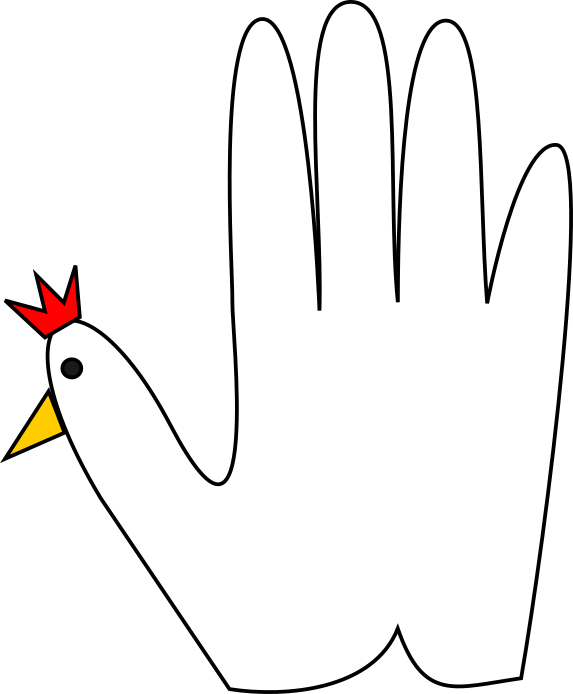
#> input picture assets/chicken_hand.png, 573 x 694 px
$ python -i _icon_atlas_postprocess.py   (imports and definitions only)
#> lines starting #> are read from the running program, lines starting #| are printed output that depends on the picture
"""Shared icon post-process + packed atlas helpers for Mahjuro asset scripts.

Used by `generate_temptation_icons.py` and `generate_boss_icons.py`: background
strip, contrast boost, content fit, downscale, then grid pack + `atlas.toml`.
"""

from __future__ import annotations

import math
from pathlib import Path

from PIL import Image, ImageEnhance, ImageOps

# Walnut, Brass & Felt — theme tokens from src/render/theme.rs (hex → RGB).
THEME_PALETTE: tuple[tuple[int, int, int], ...] = (
    (10, 8, 6),  # WALNUT_INK
    (18, 14, 11),  # WALNUT_DEEP
    (28, 22, 17),  # WALNUT_RAISED
    (42, 33, 26),  # WALNUT_SOFT
    (54, 42, 33),  # WALNUT_BRIGHT
    (245, 198, 116),  # CHAMPAGNE
    (232, 177, 74),  # GOLD
    (200, 144, 30),  # BRASS
    (138, 94, 20),  # ANTIQUE
    (244, 241, 232),  # PARCHMENT
    (184, 174, 162),  # STONE
    (99, 92, 82),  # UMBER
    (95, 212, 168),  # JADE
    (232, 90, 107),  # RUBY
    (240, 168, 72),  # AMBER
    (26, 42, 33),  # WALNUT_DEEP (legacy slot)
    (74, 107, 82),  # WALNUT_SOFT (legacy slot)
    (14, 20, 34),  # WALNUT_INK (legacy slot)
    (30, 42, 64),  # WALNUT_DEEP (legacy slot)
    (90, 110, 148),  # WALNUT_BRIGHT (legacy slot)
)

PSX_PALETTE = THEME_PALETTE  # back-compat alias


# [11 lines left out: function nearest_palette_color, not called in this run]


def estimate_corner_background_rgb(img: Image.Image) -> tuple[int, int, int]:
    """Median RGB sampled from image edge midpoints and corners."""
    rgba = img.convert("RGBA")
    w, h = rgba.size
    px = rgba.load()
    samples: list[tuple[int, int, int]] = []
    for x, y in (
        (0, 0),
        (w - 1, 0),
        (0, h - 1),
        (w - 1, h - 1),
        (w // 2, 0),
        (w // 2, h - 1),
        (0, h // 2),
        (w - 1, h // 2),
    ):
        r, g, b, a = px[x, y]
        if a >= 128:
            samples.append((r, g, b))
    if not samples:
        return (0, 0, 0)
    rs = sorted(c[0] for c in samples)
    gs = sorted(c[1] for c in samples)
    bs = sorted(c[2] for c in samples)
    mid = len(rs) // 2
    return (rs[mid], gs[mid], bs[mid])


def is_background_pixel(
    rgb: tuple[int, int, int],
    alpha: int,
    bg_rgb: tuple[int, int, int],
    *,
    channel_tolerance: int = 10,
) -> bool:
    """True for transparent pixels or colors close to the sampled backdrop."""
    if alpha < 8:
        return True
    return all(abs(c - b) <= channel_tolerance for c, b in zip(rgb, bg_rgb))


def remove_corner_background(
    img: Image.Image,
    *,
    channel_tolerance: int = 10,
    bg_rgb: tuple[int, int, int] | None = None,
) -> Image.Image:
    """Turn corner-connected backdrop pixels transparent."""
    rgba = img.convert("RGBA")
    bg = bg_rgb if bg_rgb is not None else estimate_corner_background_rgb(rgba)
    w, h = rgba.size
    pixels = rgba.load()
    visited = [[False] * w for _ in range(h)]
    stack: list[tuple[int, int]] = []

    def push_if_background(x: int, y: int) -> None:
        if x < 0 or y < 0 or x >= w or y >= h or visited[y][x]:
            return
        visited[y][x] = True
        r, g, b, a = pixels[x, y]
        if is_background_pixel(
            (r, g, b),
            a,
            bg,
            channel_tolerance=channel_tolerance,
        ):
            stack.append((x, y))

    for x in range(w):
        push_if_background(x, 0)
        push_if_background(x, h - 1)
    for y in range(h):
        push_if_background(0, y)
        push_if_background(w - 1, y)

    while stack:
        x, y = stack.pop()
        pixels[x, y] = (0, 0, 0, 0)
        for nx, ny in ((x - 1, y), (x + 1, y), (x, y - 1), (x, y + 1)):
            if 0 <= nx < w and 0 <= ny < h and not visited[ny][nx]:
                push_if_background(nx, ny)

    return rgba


def strip_low_alpha(img: Image.Image, *, alpha_cutoff: int = 16) -> Image.Image:
    """Drop nearly-transparent resize halos without touching opaque subject pixels."""
    rgba = img.convert("RGBA")
    px = rgba.load()
    for y in range(rgba.height):
        for x in range(rgba.width):
            if px[x, y][3] < alpha_cutoff:
                px[x, y] = (0, 0, 0, 0)
    return rgba


# Back-compat alias.
remove_dark_background = remove_corner_background


def content_bbox(
    img: Image.Image,
    *,
    alpha_threshold: int = 24,
) -> tuple[int, int, int, int] | None:
    """Return (left, top, right, bottom) of non-transparent pixels."""
    rgba = img.convert("RGBA")
    w, h = rgba.size
    px = rgba.load()
    min_x, min_y = w, h
    max_x, max_y = -1, -1
    for y in range(h):
        for x in range(w):
            if px[x, y][3] >= alpha_threshold:
                min_x = min(min_x, x)
                min_y = min(min_y, y)
                max_x = max(max_x, x)
                max_y = max(max_y, y)
    if max_x < min_x or max_y < min_y:
        return None
    return (min_x, min_y, max_x + 1, max_y + 1)


def fit_content_to_square(
    img: Image.Image,
    *,
    side: int,
    fill: float,
    resample: Image.Resampling = Image.Resampling.LANCZOS,
) -> Image.Image:
    """Crop to subject bbox, scale to `fill` of `side`, center on transparent square."""
    bbox = content_bbox(img)
    if bbox is None:
        return Image.new("RGBA", (side, side), (0, 0, 0, 0))
    cropped = img.crop(bbox)
    cw, ch = cropped.size
    target = max(1, int(side * fill))
    scale = target / max(cw, ch)
    new_w = max(1, int(round(cw * scale)))
    new_h = max(1, int(round(ch * scale)))
    scaled = cropped.resize((new_w, new_h), resample)
    canvas = Image.new("RGBA", (side, side), (0, 0, 0, 0))
    ox = (side - new_w) // 2
    oy = (side - new_h) // 2
    canvas.paste(scaled, (ox, oy), scaled)
    return canvas


# [15 lines left out: function snap_to_palette, not called in this run]


def boost_subject_contrast(img: Image.Image) -> Image.Image:
    """Stretch RGB contrast on opaque pixels before palette snap."""
    rgba = img.convert("RGBA")
    alpha = rgba.split()[3]
    rgb = Image.merge("RGB", rgba.split()[:3])
    bbox = content_bbox(rgba)
    if bbox is None:
        return rgba
    subject = rgb.crop(bbox)
    subject = ImageOps.autocontrast(subject, cutoff=2)
    subject = ImageEnhance.Contrast(subject).enhance(1.25)
    boosted = rgb.copy()
    boosted.paste(subject, bbox)
    out = Image.merge("RGBA", (*boosted.split(), alpha))
    return out


def icon_postprocess(
    img: Image.Image,
    *,
    cell_size: int = 128,
    work_px: int | None = None,
    content_fill: float = 0.82,
) -> Image.Image:
    """Background strip, contrast boost, content fit, smooth downscale."""
    if work_px is None:
        work_px = cell_size * 4
    rgba = remove_corner_background(img)
    rgba = boost_subject_contrast(rgba)

    side = min(rgba.width, rgba.height)
    left = (rgba.width - side) // 2
    top = (rgba.height - side) // 2
    square = rgba.crop((left, top, left + side, top + side))

    fitted = fit_content_to_square(
        square,
        side=work_px,
        fill=content_fill,
    )
    out = fitted.resize((cell_size, cell_size), Image.Resampling.LANCZOS)
    return strip_low_alpha(out)


# Back-compat alias for tests and one-off scripts.
psx_postprocess = icon_postprocess


# [73 lines left out: functions write_atlas_toml, pack_processed_icons, not called in this run]

>>> from PIL import Image
>>> picture = Image.open('../assets/chicken_hand.png')
#> picture is the input picture: PIL image 573x694 RGBA; mean R, G, B, A 243.4, 242.4, 241.8, 147.5
>>> result = icon_postprocess(picture)
#> the loop in estimate_corner_background_rgb, `for x, y in ( (0, 0), (w - 1, 0), (0, h - 1), (w - 1, h - 1), (w // 2,..` made 8 passes
#> (r, g, b, a) on passes 1 to 8: (255, 255, 255, 0), (255, 255, 255, 0), (255, 255, 255, 0), (255, 255, 255, 0), (255, 255, 255, 0), (0, 0, 0, 93), (255, 255, 255, 0), (255, 255, 255, 0)
#> after the loop in estimate_corner_background_rgb, `for x, y in (`: samples = []
#> in remove_corner_background, `bg = bg_rgb if bg_rgb is not None else estimate_corner_background_rgb(..`: bg = (0, 0, 0)
#> in icon_postprocess, `rgba = remove_corner_background(img)`:
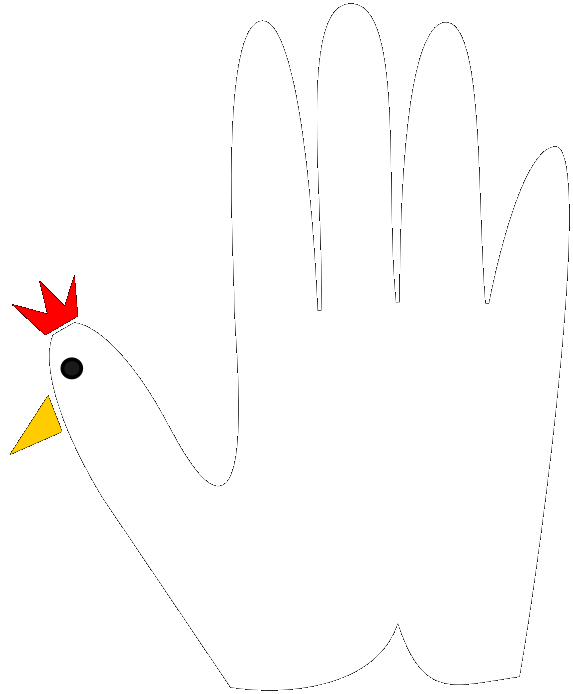
#> rgba: PIL image 573x694 RGBA; mean R, G, B, A 137.3, 136.3, 135.7, 138.8; transparent parts drawn white
#> in boost_subject_contrast, `alpha = rgba.split()[3]`:
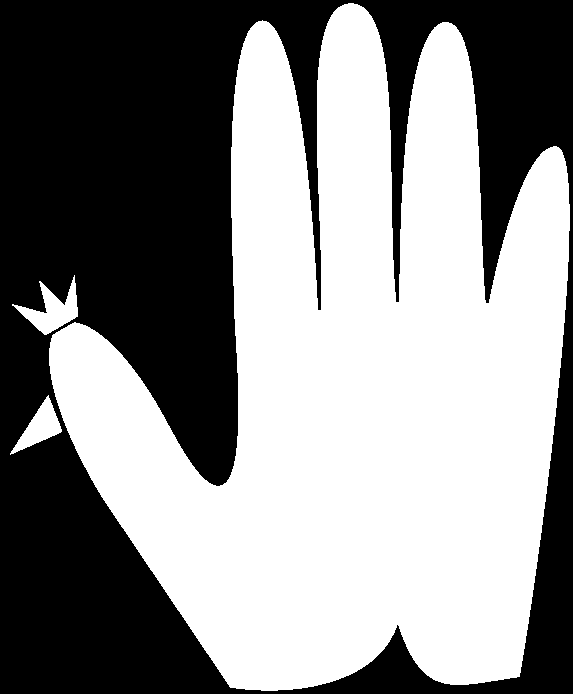
#> alpha: PIL image 573x694 L; min 0, max 255, mean 138.8
#> in boost_subject_contrast, `rgb = Image.merge("RGB", rgba.split()[:3])`:
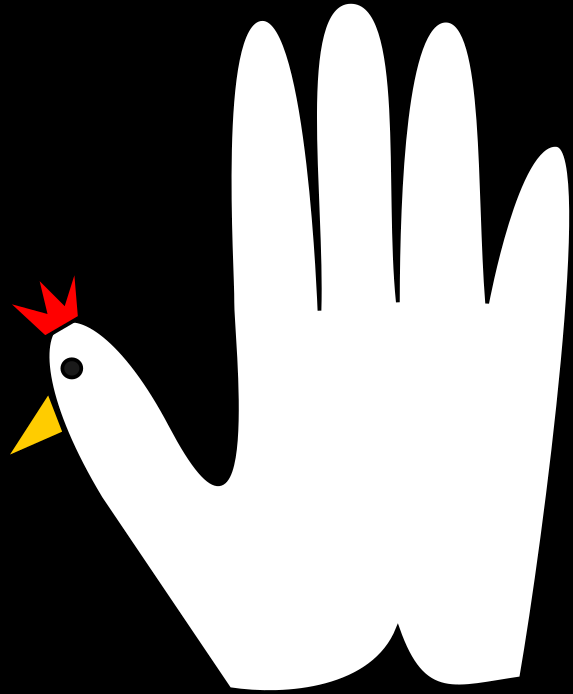
#> rgb: PIL image 573x694 RGB; mean R, G, B 137.3, 136.3, 135.7
#> in boost_subject_contrast, `subject = rgb.crop(bbox)`:
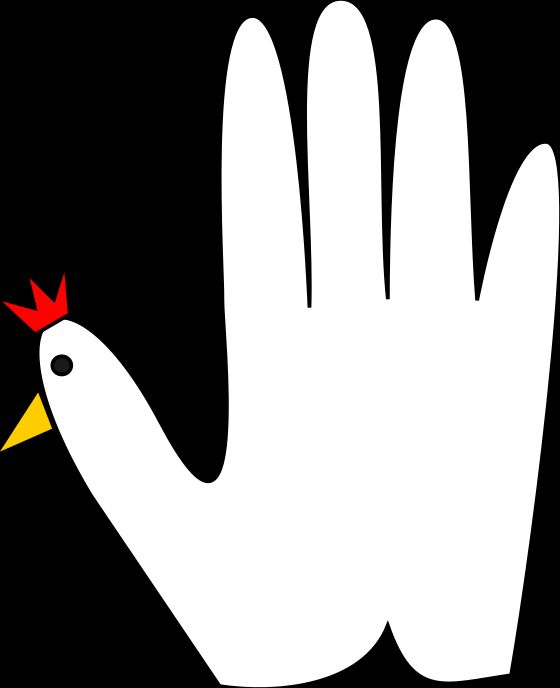
#> subject: PIL image 560x688 RGB; mean R, G, B 141.7, 140.6, 140
#> in icon_postprocess, `square = rgba.crop((left, top, left + side, top + side))`:
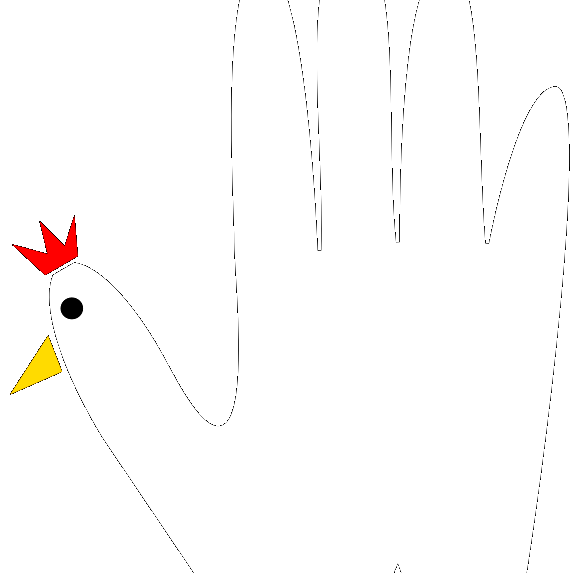
#> square: PIL image 573x573 RGBA; mean R, G, B, A 151.4, 150.2, 149.4, 153; transparent parts drawn white
#> in fit_content_to_square, `cropped = img.crop(bbox)`:
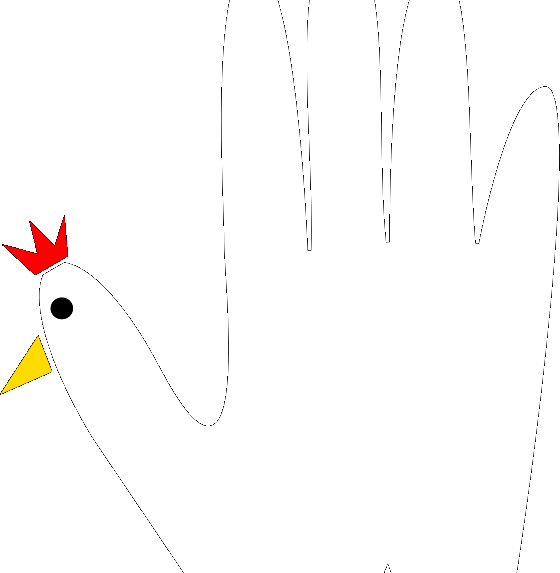
#> cropped: PIL image 560x573 RGBA; mean R, G, B, A 154.9, 153.7, 152.9, 156.5; transparent parts drawn white
#> in fit_content_to_square, `canvas = Image.new("RGBA", (side, side), (0, 0, 0, 0))`: canvas: PIL image 512x512 RGBA; every value is 0
#> in fit_content_to_square, `canvas.paste(scaled, (ox, oy), scaled)`:
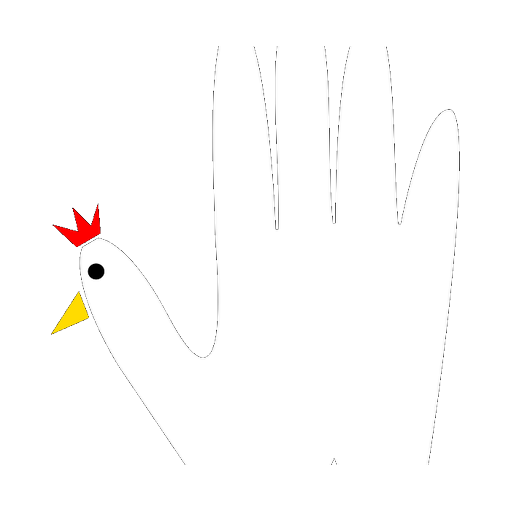
#> canvas: PIL image 512x512 RGBA; mean R, G, B, A 101.2, 100.4, 99.9, 101.8; transparent parts drawn white
